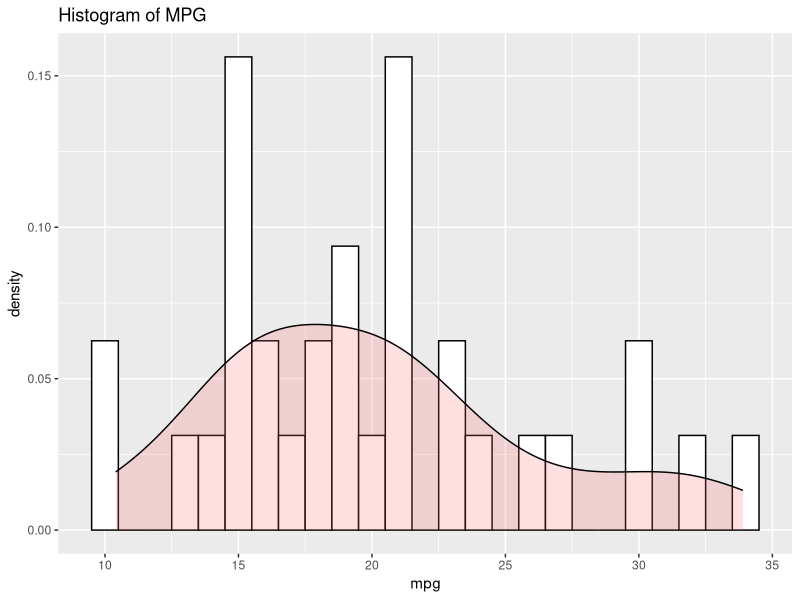
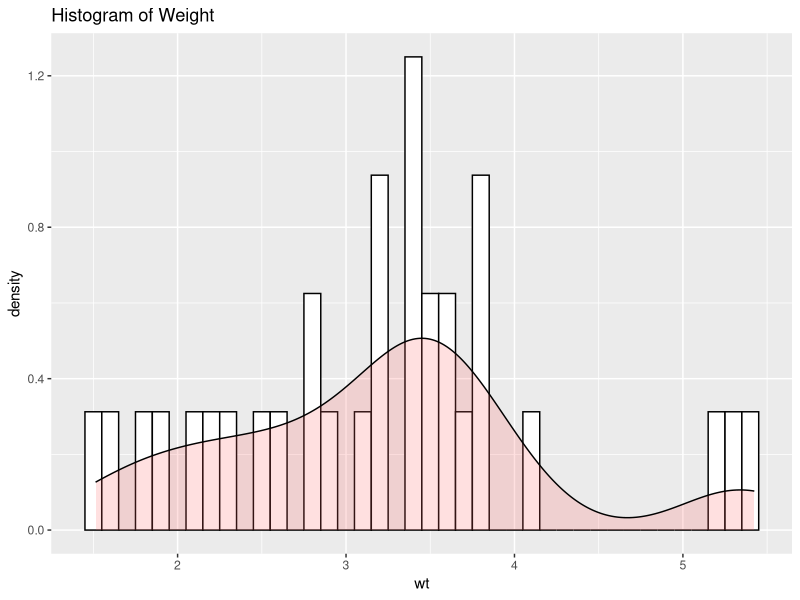
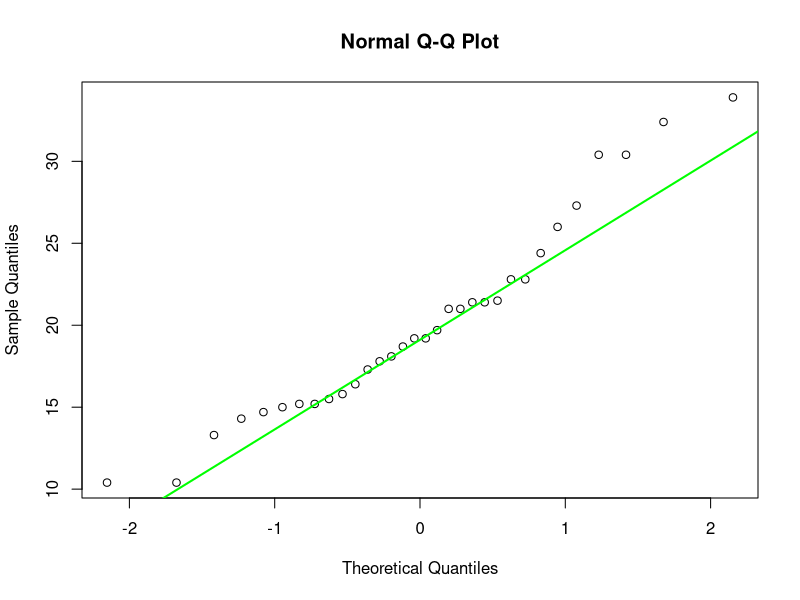
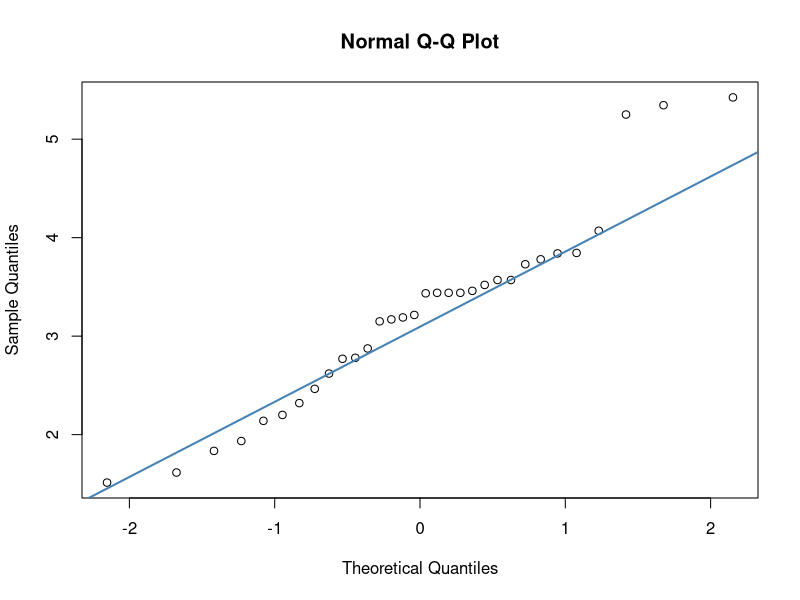

Write the R code that produced these figures, in order.
# MTCARS Lab Practical 7 -----------------------------------------
# This practical session is based on the mtcars data which was 
# extracted from the 1974 Motor Trend US magazine and comprises 
# fuel consumption and 10 aspects of automobile design and performance 
# for 32 cars (1973--74 models). 
# The variables of the cars data frame are as follows: 
# mpg  Miles/(US) gallon 
# cyl  Number of cylinders 
# disp  Displacement (cu.in.) 
# hp  Gross horsepower 
# drat  Rear axle ratio 
# wt  Weight (1000 lbs) 
# qsec  1/4 mile time 
# vs  Engine (0 = V-shaped, 1 = straight) 
# am  Transmission (0 = automatic, 1 = manual) 
# gear  Number of forward gears  

# Question 1 -------------------------------------------------------------------
# We would like to examine whether there is a link between the 
# weight of cars and their fuel efficiency as measured by MPG. 
# Devise a hypothesis test that we use for this analysis. 
# Describe the variables you will use for the analysis. 
# What type of variables are they? 
# Do they need to be converted? 
# If they do, convert them to the relevant data types in R. 
# ------------------------------------------------------------------------------

# H0:There is no correlation between the weight of the cars 
# and their fuel efficiency (MPG). 
# This means the correlation coefficient (p) is zero:𝜌= 0
  
# H1: There is a correlation between the weight of the cars 
# and their fuel efficiency (MPG). 
# This means the correlation coefficient (ρ) is not zero: 𝜌≠0

?mtcars

# Check the structure of the data
str(mtcars)

# Specifically check data types for MPG and Weight
class(mtcars$mpg)  # Check if mpg is numeric
class(mtcars$wt)   # Check if wt is numeric

# If not numeric, convert them to numeric
# mtcars$mpg <- as.numeric(mtcars$mpg)
# mtcars$wt <- as.numeric(mtcars$wt)

# Question 2 -------------------------------------------------------------------
# Check whether the variables you are using for the hypothesis test 
# are normally distributed or not. 
# Do this visually and using a relevant statistical analysis test. 
# Then decide on which statistical test you will use. 
# Refer to code to check visually and numerically for distribution. 
# Data is normally distributed. 
# ------------------------------------------------------------------------------

# Load necessary library
library(ggplot2)
library("lattice")

# Histogram for MPG
windows(15,10)
ggplot(mtcars, aes(x=mpg)) + 
  geom_histogram(aes(y=..density..), binwidth=1, colour="black", fill="white") +
  geom_density(alpha=.2, fill="#FF6666") +
  ggtitle("Histogram of MPG")

# Histogram for Weight
windows(15,10)
ggplot(mtcars, aes(x=wt)) + 
  geom_histogram(aes(y=..density..), binwidth=0.1, colour="black", fill="white") +
  geom_density(alpha=.2, fill="#FF6666") +
  ggtitle("Histogram of Weight")

# Q-Q plot for MPG
windows(15,10)
qqnorm(mtcars$mpg)
qqline(mtcars$mpg, col = "green", lwd = 2)

# Q-Q plot for Weight
windows(15,10)
qqnorm(mtcars$wt)
qqline(mtcars$wt, col = "steelblue", lwd = 2)

# Question 3 ------------------------------------------------------------------ 
# Examine the results of the statistical test and decide on whether there is a 
# statistical correlation between car weight and mpg. Present your findings. 
# -----------------------------------------------------------------------------

# The Pearson correlation coefficient (r) measures the strength and direction 
# of the linear relationship between two continuous variables. 
# It ranges from -1 to 1, where:
# 1 indicates a perfect positive linear relationship,
# 0 indicates no linear relationship, and
# -1 indicates a perfect negative linear relationship.

# Hypothesis for the Pearson Correlation Test
# H0: There is no linear relationship between the weight of the cars and their MPG (r = 0).
# H1: There is a linear relationship between the weight of the cars and their MPG (r ≠ 0).

# Pearson correlation test between wt and mpg in mtcars
cor_test_result <- cor.test(mtcars$wt, mtcars$mpg, method = "pearson")

# Output the results
print(cor_test_result)

# The results from the Pearson's product-moment correlation test show a correlation 
# coefficient (r) of approximately -0.8677. 
# This value indicates a strong negative linear relationship between the weight 
# of the cars (wt) and their fuel efficiency (mpg). 

# The p-value is 1.294 × 10^-10, which is significantly less than the conventional 
# alpha level of 0.05. 
# This very low p-value leads us to reject the null hypothesis and conclude 
# that there is a statistically significant correlation between car weight and fuel efficiency.
# Additionally, the 95% confidence interval for the correlation coefficient ranges from 
# -0.9338 to -0.7441. Since this interval does not contain 0, it further supports 
# the conclusion that there is a significant negative correlation between the two variables.

# Question 4 -------------------------------------------------------------------
# We would like to examine whether there is a link between the horsepower of cars 
# and the type of gearbox fitted to them. 
# Devise a hypothesis test that we use for this analysis. 
# Describe the variables you will use for the analysis. 
# What type of variables are they? Do they need to be converted? 
# If they do, convert them to the relevant data types in R. 
# Is there a correlation between horsepower and gearbox type?  
# ------------------------------------------------------------------------------

# To examine the link between the horsepower of cars (hp) and the type of gearbox 
# fitted to them (am), we can perform a hypothesis test for association between
# the two variables. Since one variable is continuous (horsepower) 
# and the other is categorical (gearbox type), the appropriate test is a 
# two-sample test, such as the t-test (if assumptions are met) 
# or a non-parametric test like the Mann-Whitney U test.

# H0: Mean horsepower is not affected by type of transmission
# H1: Mean horsepower is affected by type of transmission

# Variables for Analysis
# Horsepower (hp): This is a continuous numerical variable that indicates the 
# power of the car's engine.
# Gearbox Type (am): This is a categorical dichotomous variable where '1' represents 
# manual transmission and '0' represents automatic transmission.

# Check the structure of the data
str(mtcars)

# Specifically check data types for horsepower and gearbox type
class(mtcars$hp)  # Horsepower should be numeric
class(mtcars$am)  # Gearbox type should be a factor for a t-test

# If hp is not numeric, convert it
#if (!is.numeric(mtcars$hp)) {
#  mtcars$hp <- as.numeric(mtcars$hp)
# }

# Convert gearbox type to a factor if it's not already
mtcars$am <- as.factor(mtcars$am)

# Perform Shapiro-Wilk test for normality on hp by gearbox type
shapiro.test(mtcars$hp[mtcars$am == 0])  # For automatic cars
shapiro.test(mtcars$hp[mtcars$am == 1])  # For manual cars

# Automatic Cars (am == 0): The p-value is 0.5403, which is above the common 
# alpha level of 0.05, suggesting that the horsepower for automatic cars does 
# not significantly deviate from a normal distribution.
# Manual Cars (am == 1): The p-value is 0.00288, which is below the alpha level 
# of 0.05, indicating that the horsepower for manual cars deviates significantly
# from a normal distribution.

# Given that one group (manual cars) does not appear to be normally distributed,
# it's not appropriate to use a parametric test like the two-sample t-test, 
# which assumes normality in both groups. Instead, a non-parametric test would 
# be more suitable.

# Perform Mann-Whitney U test
wilcox.test(hp ~ am, data=mtcars)

# The results of the Wilcoxon rank sum test with continuity correction indicate
# that the p-value is 0.0457. This is just below the conventional significance 
# level of 0.05, suggesting that there is a statistically significant difference
# in the median horsepower between cars with manual and automatic gearboxes in 
# the mtcars dataset.

# The alternative hypothesis for the Wilcoxon test, which states that the true 
# location shift is not equal to zero, is supported here. This means that the 
# type of gearbox (automatic or manual) is likely associated with a difference 
# in horsepower.

# Practically speaking, this could be interpreted to mean that the type of 
# transmission a car has may be an indicator of its horsepower, with one type 
# (either manual or automatic) typically having higher or lower horsepower than 
# the other. However, the test does not tell us which type has more horsepower; 
# it only indicates that a significant difference exists.

# Given the closeness of the p-value to the threshold, it's also worth noting 
# that this is a marginal finding and could be sensitive to the choice of 
# significance level or the presence of any biases or anomalies in the data. 
# For a more thorough analysis, you could also look at the effect size or the 
# median horsepower values for each group to understand the practical 
# significance of this difference.
